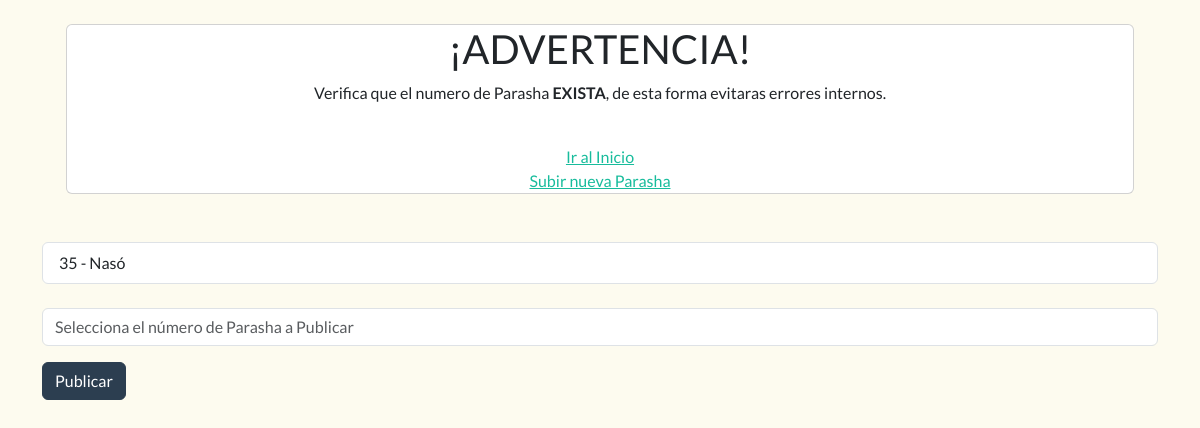
The app's page /admin-push, older data.
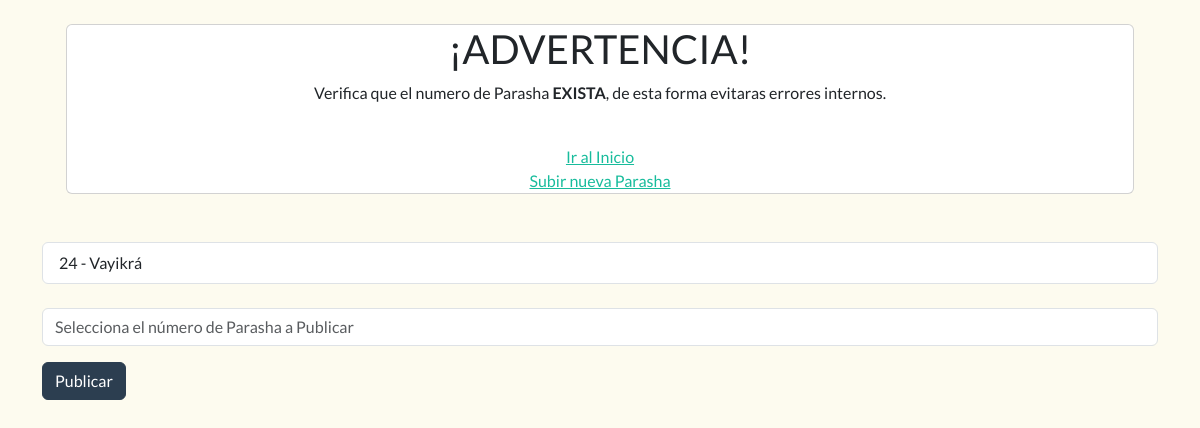
The same page, newer data.
### tables this page shows
CREATE TABLE parasha(
    id INTEGER PRIMARY KEY AUTOINCREMENT,
	isPublic BOOLEAN,
    nroParasha INT,
    nameParasha VARCHAR(255),
    signParasha VARCHAR(255),
	section1 VARCHAR(255),
	section2 VARCHAR(255),
	section3 VARCHAR(255),
	section4 VARCHAR(255),
	section5 VARCHAR(255),
	section6 VARCHAR(255),
	section7 VARCHAR(255),
    aliya1 TEXT,
    aliya2 TEXT,
    aliya3 TEXT,
    aliya4 TEXT,
    aliya5 TEXT,
    aliya6 TEXT,
    aliya7 TEXT,
    titleReflection1 VARCHAR(255),
    titleReflection2 VARCHAR(255),
    titleReflection3 VARCHAR(255),
    titleReflection4 VARCHAR(255),
    titleReflection5 VARCHAR(255),
    titleReflection6 VARCHAR(255),
    titleReflection7 VARCHAR(255),
    reflection1 TEXT,
    reflection2 TEXT,
    reflection3 TEXT,
    reflection4 TEXT,
    reflection5 TEXT,
    reflection6 TEXT,
    reflection7 TEXT,
    sectionHaftara VARCHAR(255),
    haftara TEXT,
    verso1 TEXT,
    verso2 TEXT,
    verso3 TEXT,
    verso4 TEXT,
    verso5 TEXT,
    verso6 TEXT,
    verso7 TEXT
);

### index.py (the view)
@app.route("/admin-push", methods=["GET", "POST"])
def admin_push():
    parashot_list = get_parashot_list()
    if request.method == "GET":
        return render_template("admin-push.html", parashot_list=parashot_list)
    else:
        nroParasha = request.form["nroParasha"]
        update_parasha_public(nroParasha)
        return render_template("admin-push.html", parashot_list=parashot_list)

### models/get_utils.py (called while the page is built)
def get_parashot_list():
    try:
        query = "SELECT nroParasha , nameParasha FROM parasha"
        connection_DB = connection.cursor()
        connection_DB.execute(query)
        data = connection_DB.fetchall()
        parashot_list = data
        parashot_objects = []
        for parasha_tuple in parashot_list:
            parashot_objects.append({"nro": parasha_tuple[0], "nombre": parasha_tuple[1]})
        connection_DB.close()
        return parashot_objects
    except sqlite3.Error as e:
        print("ERROR =>")
        print(f"QUERY FAIL: {e}")

### templates/admin-push.html (shortened to what this page needs)
<html lang="es">
<head>
    <link href="https://bootswatch.com/5/flatly/bootstrap.css" rel="stylesheet">
</head>
<body style="background: #FDFBEF;">
    <div>
        <div class="container">
            <div class="card col m-4 text-center">
                <h2>¡ADVERTENCIA!</h2>
                <P>Verifica que el numero de Parasha <strong>EXISTA</strong>, de esta forma evitaras errores internos.</P>
                <br>
                <div>
                    <a href="/" >Ir al Inicio</a>
                    <br>
                    <a href="/admin">Subir nueva Parasha</a>
                </div>
            </div>
            <br>
            <div>
                {% for name_parasha in parashot_list %}
                <ul class="list-group">
                    <li class="list-group-item">{{ name_parasha.nro}} - {{ name_parasha.nombre}}</li>
                </ul>
                {% endfor %}
            </div>
            <br>
            <form method="POST">
                <div class="mb-3">
                    <input type="number" class="form-control" name="nroParasha" placeholder="Selecciona el número de Parasha a Publicar">
                </div>
                <button class="btn btn-primary">Publicar</button>
            </form>
        </div>
    </div>
</body>
</html>

Row changes from the older to the newer data that the page shows:
removed parasha: nro "35", nombre "Nasó"
added parasha: nro "24", nombre "Vayikrá"
